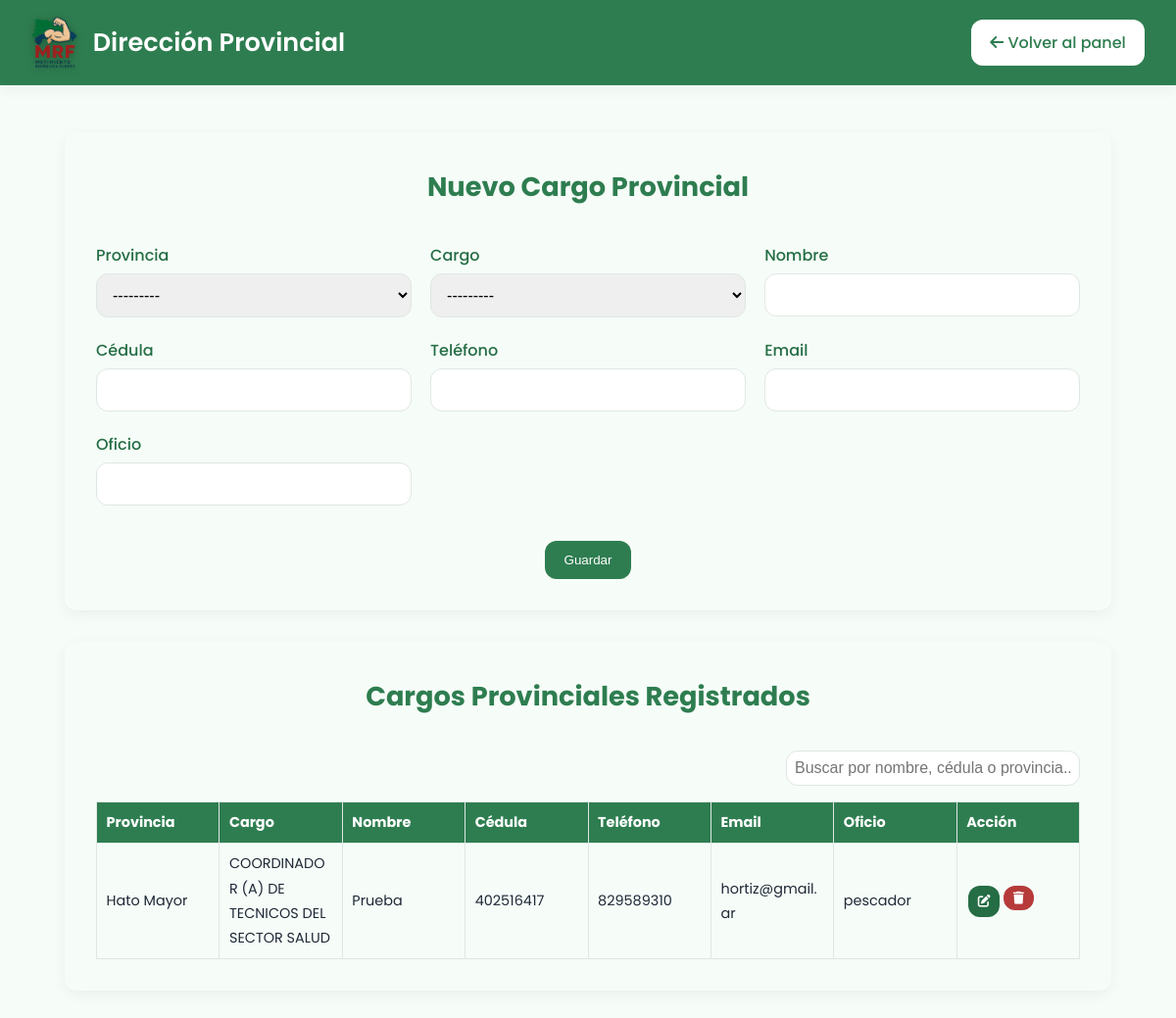
The app's page /formulario-direccion-provincial/ (signed in), older data.
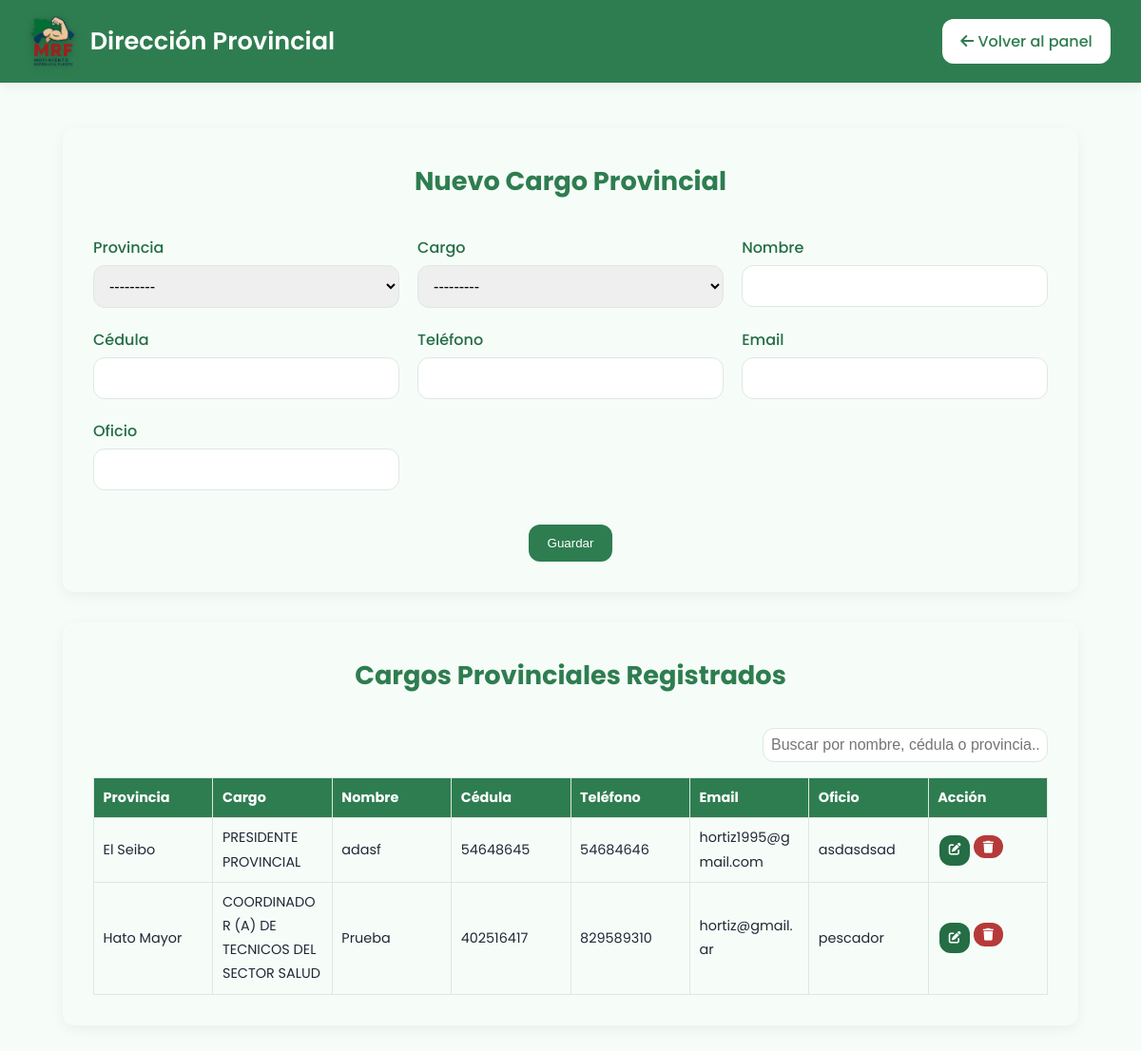
The same page, newer data.
### registro/models.py (models this page shows, shortened)
class CargoProvincial(models.Model):
    provincia = models.CharField(max_length=50, choices=PROVINCIAS_RD)
    orden = models.PositiveSmallIntegerField(choices=[
        (1, "PRESIDENTE PROVINCIAL"),
        (2, "COORDINADOR OPERATIVO Y DE ORGANIZACIÓN"),
        (3, "COORDINADOR DE TECNOLOGIA Y REDES"),
        (4, "COORDINADOR MEDICOS GENERALES Y ESPECIALISTAS"),
        (5, "COORDINADOR (A) DE ENFERMERIA"),
        (6, "COORDINADOR (A) DE SALUD MENTAL"),
        (7, "COORDINADOR (A) DE ODONTOLOGIA"),
        (8, "COORDINADOR (A) DE TECNICOS DEL SECTOR SALUD"),
        (9, "COORDINADOR (A) DE BIOANALISIS"),
        (10, "COORDINADOR DE IGLESIAS Y ORGANIZACIONES SIN FINES DE LUCRO"),
        (11, "COORDINADOR DE PROFESIONALES INDEPENDIENTES"),
        (12, "COORDINADOR DE ASUNTOS COMUNITARIOS"),
    ])
    nombre = models.CharField(max_length=100)
    cedula = models.CharField(max_length=20)
    telefono = models.CharField(max_length=20)
    email = models.EmailField()
    oficio = models.CharField(max_length=100)
    creado_por = models.ForeignKey(User, on_delete=models.CASCADE, null=True, blank=True)

### registro/views.py (the view)
# urls.py: path('formulario-direccion-provincial/', views.formulario_direccion_provincial, name='formulario_direccion_provincial'),
@login_required
def formulario_direccion_provincial(request):
    editar_id = request.GET.get('editar_id') or request.POST.get('editar_id')
    instancia = None
    if request.method == 'POST':
        if editar_id and editar_id.isdigit():
            instancia = get_object_or_404(CargoProvincial, id=int(editar_id))
            form = CargoProvincialForm(request.POST, instance=instancia)
        else:
            form = CargoProvincialForm(request.POST)
        if form.is_valid():
            cargo = form.save(commit=False)
            if not instancia:
                cargo.creado_por = request.user
            cargo.save()
            return redirect('formulario_direccion_provincial')
    else:
        if editar_id and editar_id.isdigit():
            instancia = get_object_or_404(CargoProvincial, id=int(editar_id))
            form = CargoProvincialForm(instance=instancia)
        else:
            form = CargoProvincialForm()
    registros = CargoProvincial.objects.order_by('provincia', 'orden')
    return render(request, 'formulario_direccion_provincial.html', {
        'form': form,
        'registros': registros,
        'editar_id': editar_id,
    })

### registro/forms.py
class CargoProvincialForm(forms.ModelForm):
    class Meta:
        model = CargoProvincial
        fields = ['provincia','orden', 'nombre', 'cedula', 'telefono', 'email', 'oficio']

### templates/formulario_direccion_provincial.html (shortened to what this page needs)
{% load static %}
<!DOCTYPE html>
<html lang="es">
<head>
  <link href="https://cdnjs.cloudflare.com/ajax/libs/font-awesome/6.4.0/css/all.min.css" rel="stylesheet">
  <link rel="stylesheet" href="{% static 'css/style.css' %}">
</head>
<body>
  <header class="header-prov">
    <div class="header-prov__left">
      <img src="{% static 'img/Logo-mrf.png' %}" alt="Logo Movimiento República Fuerte" class="header-prov__logo">
      <h1 class="header-prov__titulo">Dirección Provincial</h1>
    </div>
    <div class="header-prov__right">
      <a href="{% url 'panel_admin' %}" class="btn btn--light">
        <i class="fas fa-arrow-left"></i> Volver al panel
      </a>
    </div>
  </header>
  <main class="formulario-prov-container">
    <div class="formulario-box">
      <h2 class="form-title">{% if editar_id %}Editar Cargo Provincial{% else %}Nuevo Cargo Provincial{% endif %}</h2>
      <form method="post" class="formulario-modern">
        <div class="form-row"><label>Provincia</label>{{ form.provincia }}</div>
        <div class="form-row"><label>Cargo</label>{{ form.orden }}</div>
        <div class="form-row"><label>Nombre</label>{{ form.nombre }}</div>
        <div class="form-row"><label>Cédula</label>{{ form.cedula }}</div>
        <div class="form-row"><label>Teléfono</label>{{ form.telefono }}</div>
        <div class="form-row"><label>Email</label>{{ form.email }}</div>
        <div class="form-row"><label>Oficio</label>{{ form.oficio }}</div>
        <div class="form-actions">
          <button type="submit" class="btn" style="background: var(--verde-mapa);">Guardar</button>
        </div>
      </form>
    </div>
    <div class="tabla-box">
      <h3 class="form-title">Cargos Provinciales Registrados</h3>
      <div class="search-box">
        <input type="text" id="searchInput" placeholder="Buscar por nombre, cédula o provincia..." onkeyup="filtrarTabla()">
      </div>
      <div class="tabla-wrapper">
        <table class="tabla-registros" id="tablaRegistros">
          <thead>
            <tr>
              <th>Provincia</th>
              <th>Cargo</th>
              <th>Nombre</th>
              <th>Cédula</th>
              <th>Teléfono</th>
              <th>Email</th>
              <th>Oficio</th>
              <th>Acción</th>
            </tr>
          </thead>
          <tbody>
            {% for reg in registros %}
              <tr>
                <td>{{ reg.provincia }}</td>
                <td>{{ reg.get_orden_display }}</td>
                <td>{{ reg.nombre }}</td>
                <td>{{ reg.cedula }}</td>
                <td>{{ reg.telefono }}</td>
                <td>{{ reg.email }}</td>
                <td>{{ reg.oficio }}</td>
                <td>
                  {% if request.user.is_superuser %}
                    <div style="display: flex;">
                      <a href="?editar_id={{ reg.id }}" class="btn btn--small btn-editar"><i class="fas fa-edit"></i></a>
                      <form method="post" action="{% url 'eliminar_cargo_provincial' reg.id %}" style="display:inline;" onsubmit="return confirm('¿Eliminar este cargo?');">
                        <button type="submit" class="btn btn--small btn-eliminar"><i class="fas fa-trash"></i></button>
                      </form>
                    </div>
                  {% endif %}
                </td>
              </tr>
            {% empty %}
              <tr><td colspan="8" style="text-align:center;">No hay cargos provinciales registrados aún.</td></tr>
            {% endfor %}
          </tbody>
        </table>
      </div>
    </div>
  </main>
</body>
</html>

Row changes from the older to the newer data that the page shows:
added CargoProvincial: provincia "El Seibo", orden "PRESIDENTE PROVINCIAL", nombre "adasf", cedula "54648645", telefono "54684646", email "hortiz1995@gmail.com", oficio "asdasdsad"
